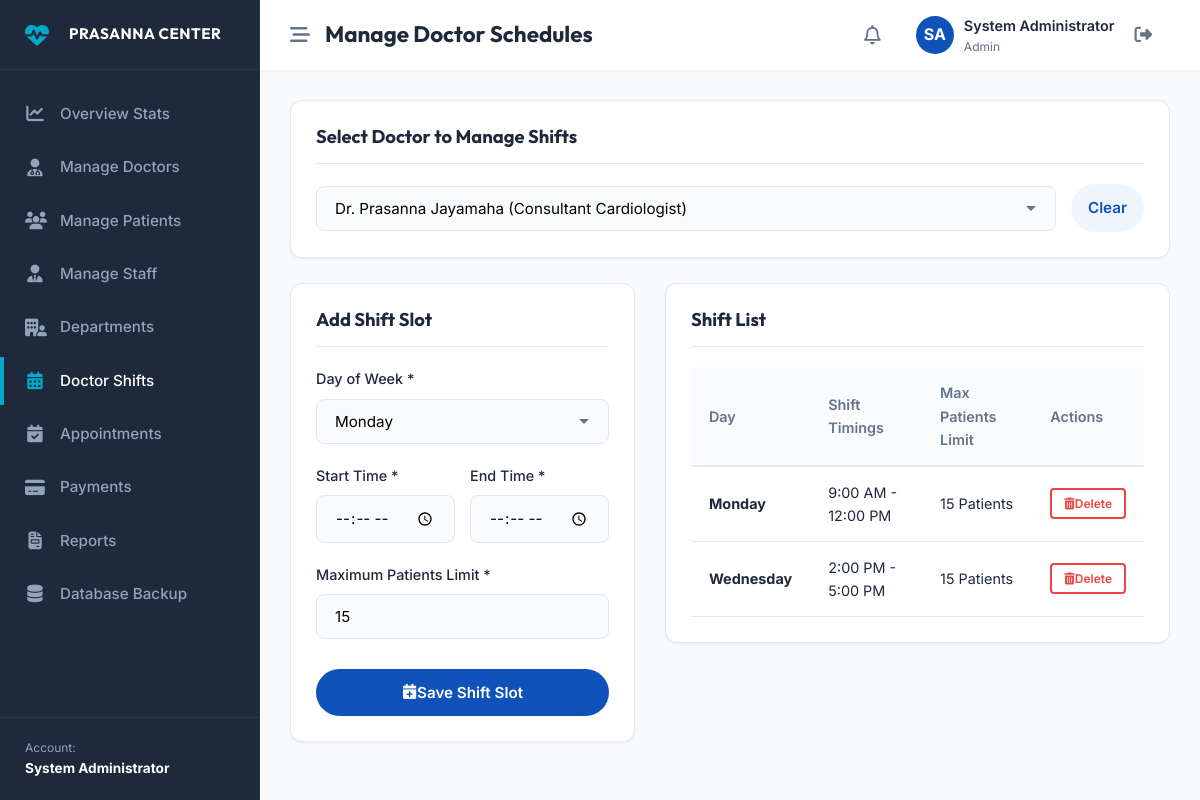
The page /admin/schedules.php?doctor_id=1 (signed in) on the database its author committed.
### tables this page shows
CREATE TABLE `doctor_schedules` (
  `id` int(11) NOT NULL,
  `doctor_id` int(11) NOT NULL,
  `day_of_week` enum('Monday','Tuesday','Wednesday','Thursday','Friday','Saturday','Sunday') NOT NULL,
  `start_time` time NOT NULL,
  `end_time` time NOT NULL,
  `max_patients` int(11) NOT NULL DEFAULT 15,
  `created_at` timestamp NOT NULL DEFAULT current_timestamp()
);

### admin/schedules.php (the view, shortened to what this page needs)
<?php
require_once dirname(__DIR__) . '/includes/dashboard_header.php';
$doctor_id = isset($_GET['doctor_id']) ? intval($_GET['doctor_id']) : 0;
try {
    $doctors_list = $pdo->query("SELECT id, first_name, last_name, specialization FROM doctors WHERE status = 'Active' ORDER BY first_name ASC")->fetchAll();
} catch (PDOException $e) {
    $doctors_list = [];
}
$schedules = [];
if ($doctor_id > 0) {
    try {
        $sched_stmt = $pdo->prepare("SELECT s.*, d.first_name, d.last_name
                                     FROM doctor_schedules s
                                     JOIN doctors d ON s.doctor_id = d.id
                                     WHERE s.doctor_id = ?
                                     ORDER BY FIELD(s.day_of_week, 'Monday', 'Tuesday', 'Wednesday', 'Thursday', 'Friday', 'Saturday', 'Sunday'), s.start_time ASC");
        $sched_stmt->execute([$doctor_id]);
        $schedules = $sched_stmt->fetchAll();
    } catch (PDOException $e) {
        $error = "Failed to fetch schedules: " . $e->getMessage();
    }
}
?>
<div class="db-card" style="margin-bottom: 25px;">
    <div class="db-card-header">
        <h3>Select Doctor to Manage Shifts</h3>
    </div>
    <form method="GET" action="">
        <div style="display:flex; gap:15px; align-items:center;">
            <select name="doctor_id" onchange="this.form.submit()" class="form-control" style="flex:1;">
                <?php foreach ($doctors_list as $doc): ?>
                    <option value="<?php echo $doc['id']; ?>" <?php echo ($doctor_id == $doc['id']) ? 'selected' : ''; ?>>
                        Dr. <?php echo htmlspecialchars($doc['first_name'] . ' ' . $doc['last_name']); ?> (<?php echo htmlspecialchars($doc['specialization']); ?>)
                    </option>
                <?php endforeach; ?>
            </select>
            <a href="schedules.php" class="btn btn-secondary" style="padding:10px 15px;">Clear</a>
        </div>
    </form>
</div>
<?php if ($doctor_id > 0): ?>
    <div style="display:grid; grid-template-columns: 1fr 1.5fr; gap:30px; align-items: start;">
        <div class="db-card">
            <div class="db-card-header">
                <h3>Add Shift Slot</h3>
            </div>
            <form action="" method="POST">
                <div class="form-group">
                    <label for="day_of_week">Day of Week *</label>
                    <select name="day_of_week" id="day_of_week" required class="form-control">
                        <option value="Monday">Monday</option>
                    </select>
                </div>
                <div style="display:grid; grid-template-columns:1fr 1fr; gap:15px;">
                    <div class="form-group">
                        <label for="start_time">Start Time *</label>
                        <input type="time" name="start_time" id="start_time" required class="form-control">
                    </div>
                    <div class="form-group">
                        <label for="end_time">End Time *</label>
                        <input type="time" name="end_time" id="end_time" required class="form-control">
                    </div>
                </div>
                <div class="form-group">
                    <label for="max_patients">Maximum Patients Limit *</label>
                    <input type="number" name="max_patients" id="max_patients" required min="1" max="100" value="15" class="form-control">
                </div>
                <button type="submit" class="btn btn-primary" style="width:100%; padding:12px; margin-top:10px;"><i class="fa-solid fa-calendar-plus"></i> Save Shift Slot</button>
            </form>
        </div>
        <div class="db-card">
            <div class="db-card-header">
                <h3>Shift List</h3>
            </div>
            <div class="table-responsive">
                <table class="db-table">
                    <thead>
                        <tr>
                            <th>Day</th>
                            <th>Shift Timings</th>
                            <th>Max Patients Limit</th>
                            <th>Actions</th>
                        </tr>
                    </thead>
                    <tbody>
                        <?php if (!empty($schedules)): ?>
                            <?php foreach ($schedules as $sched): ?>
                                <tr>
                                    <td><strong><?php echo $sched['day_of_week']; ?></strong></td>
                                    <td>
                                        <?php echo date("g:i A", strtotime($sched['start_time'])); ?> - <?php echo date("g:i A", strtotime($sched['end_time'])); ?>
                                    </td>
                                    <td><?php echo $sched['max_patients']; ?> Patients</td>
                                    <td>
                                        <form action="" method="POST" onsubmit="return confirm('Delete this schedule slot?');" style="display:inline;">
                                            <button type="submit" class="btn btn-outline" style="padding:6px 12px; font-size:0.75rem; border-color:var(--danger-color); color:var(--danger-color); border-radius:4px;"><i class="fa-solid fa-trash-alt"></i> Delete</button>
                                        </form>
                                    </td>
                                </tr>
                            <?php endforeach; ?>
                        <?php else: ?>
                            <tr>
                                <td colspan="4" style="text-align:center; padding:20px; color:var(--grey-color);">No shifts registered for this doctor. Add one using the form on the left.</td>
                            </tr>
                        <?php endif; ?>
                    </tbody>
                </table>
            </div>
        </div>
    </div>
<?php endif; ?>
<?php require_once dirname(__DIR__) . '/includes/dashboard_footer.php'; ?>

### assets/css/style.css (style rules this page uses)
:root { --primary-color: #0f52ba; --primary-hover: #0b3c8f; --secondary-color: #f0f6ff; --accent-color: #00a8cc; --accent-hover: #008eb0; --dark-color: #1e293b; --light-color: #ffffff; --grey-color: #64748b; --light-grey: #e2e8f0; --success-color: #10b981; --warning-color: #f59e0b; --danger-color: #ef4444; --shadow-sm: 0 1px 3px rgba(0,0,0,0.05), 0 1px 2px rgba(0,0,0,0.02); --shadow-md: 0 4px 6px -1px rgba(15, 82, 186, 0.05), 0 2px 4px -2px rgba(15, 82, 186, 0.05); --shadow-lg: 0 10px 25px -5px rgba(15, 82, 186, 0.1), 0 8px 10px -6px rgba(15, 82, 186, 0.08); --shadow-inset: inset 0 2px 4px 0 rgba(0, 0, 0, 0.06); --font-sans: 'Inter', -apple-system, BlinkMacSystemFont, "Segoe UI", Roboto, sans-serif; --font-heading: 'Outfit', sans-serif; --transition: all 0.3s cubic-bezier(0.4, 0, 0.2, 1); }
* { margin: 0; padding: 0; box-sizing: border-box; }
html { scroll-behavior: smooth; }
body { font-family: var(--font-sans); color: var(--dark-color); background-color: var(--light-color); line-height: 1.6; overflow-x: hidden; }
h1, h2, h3, h4, h5, h6 { font-family: var(--font-heading); font-weight: 700; color: var(--dark-color); line-height: 1.2; }
a { color: inherit; text-decoration: none; transition: var(--transition); }
.btn { display: inline-flex; align-items: center; justify-content: center; padding: 12px 28px; font-size: 0.95rem; font-weight: 600; border-radius: 50px; cursor: pointer; transition: var(--transition); border: 2px solid transparent; font-family: var(--font-sans); }
.btn-primary { background-color: var(--primary-color); color: var(--light-color); }
.btn-secondary { background-color: var(--secondary-color); color: var(--primary-color); }
.btn-outline { background-color: transparent; border-color: var(--primary-color); color: var(--primary-color); }
.form-group { margin-bottom: 20px; text-align: left; }
.form-group label { display: block; font-weight: 500; margin-bottom: 8px; font-size: 0.9rem; }
.form-control { width: 100%; padding: 12px 18px; border-radius: 8px; border: 1.5px solid var(--light-grey); background-color: #fafbfc; font-family: var(--font-sans); font-size: 0.95rem; transition: var(--transition); }
select.form-control { appearance: none; background-repeat: no-repeat; background-position: right 12px center; }

### assets/css/dashboard.css (style rules this page uses)
:root { --sidebar-width: 260px; --sidebar-collapsed-width: 70px; --topbar-height: 70px; }
body.dashboard-body { background-color: #f8fafc; overflow-x: hidden; }
.db-card { background: white; border-radius: 12px; box-shadow: var(--shadow-sm); border: 1px solid var(--light-grey); padding: 25px; margin-bottom: 30px; }
.db-card-header { display: flex; justify-content: space-between; align-items: center; margin-bottom: 20px; padding-bottom: 15px; border-bottom: 1px solid var(--light-grey); }
.db-card-header h3 { font-size: 1.15rem; font-family: var(--font-heading); font-weight: 700; }
.table-responsive { width: 100%; overflow-x: auto; }
.db-table { width: 100%; border-collapse: collapse; text-align: left; font-size: 0.9rem; }
.db-table th { padding: 14px 18px; font-weight: 600; color: var(--grey-color); border-bottom: 2px solid var(--light-grey); background-color: #fafbfc; }
.db-table td { padding: 14px 18px; border-bottom: 1px solid var(--light-grey); color: var(--dark-color); vertical-align: middle; }

### rows shown on the page
doctor_schedules: day_of_week "Monday", start_time "9:00 AM", end_time "12:00 PM", max_patients "15"
doctor_schedules: day_of_week "Wednesday", start_time "2:00 PM", end_time "5:00 PM", max_patients "15"

### other values the page prints
$_SESSION['full_name'] "System Administrator"
$page_title "Manage Doctor Schedules"
substr($initials, 0, 2) "SA"
$_SESSION['role'] "Admin"
